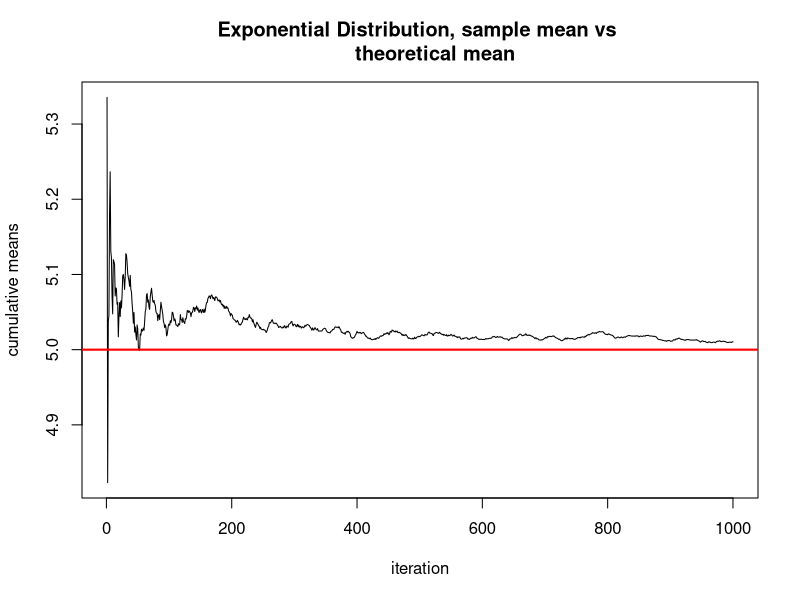
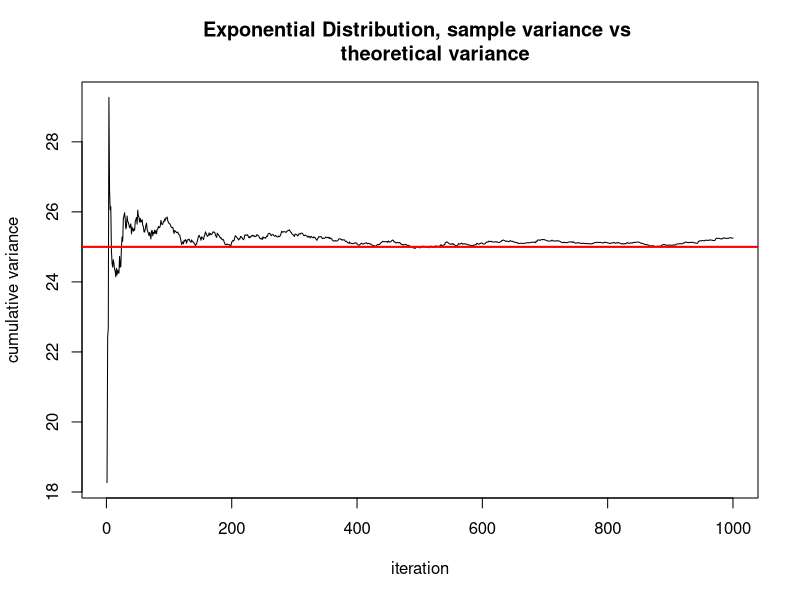
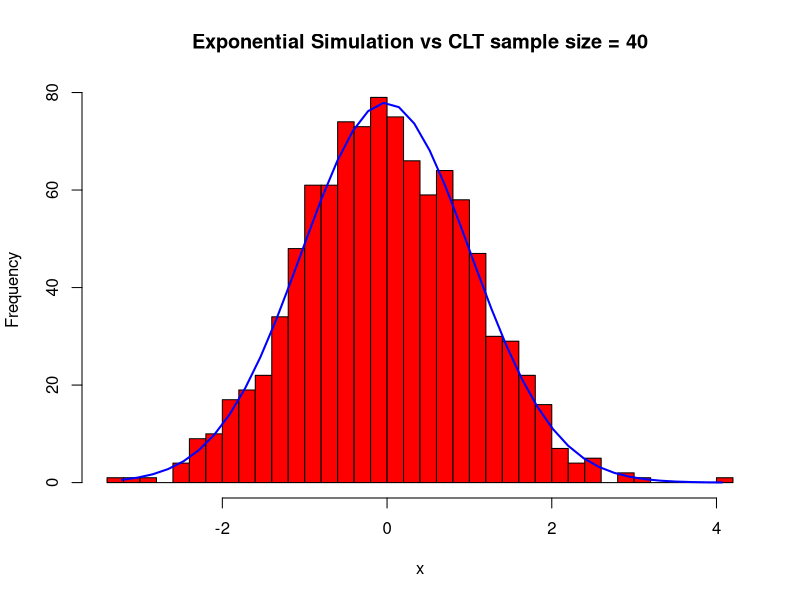
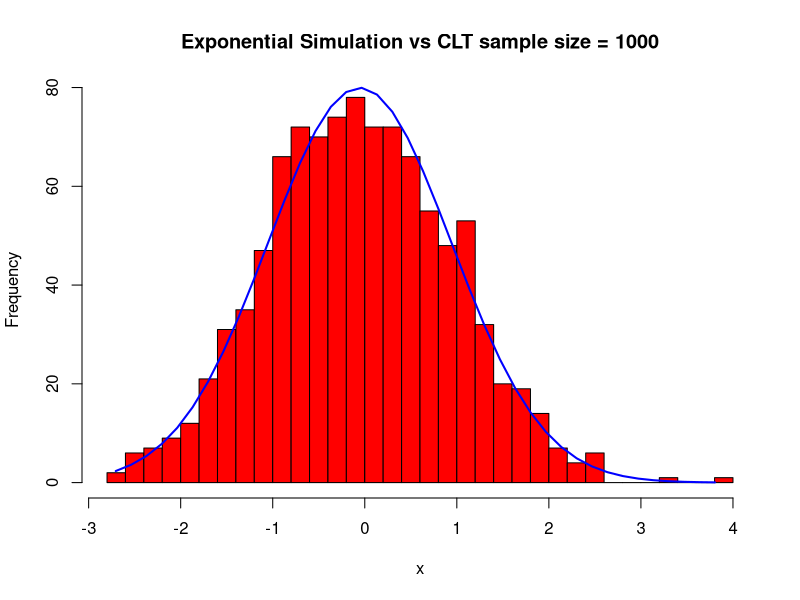

Recreate these plots in R, in order.
## ---- chunk 1
knitr::opts_chunk$set(echo = TRUE)
## ---- chunk 2
lambda <- 0.2
expn <- 100
n <- 1000
meanr <- NULL
meanavg <- NULL
var_exp <- NULL
exp_tonormal <- NULL
var_avg <- NULL
for (i in 1:n) {
  meanr = c(meanr, mean(rexp(expn, lambda)))
  meanavg = c(meanavg, mean(meanr))
  var_exp = c(var_exp, var(rexp(expn, lambda)))
  var_avg = c(var_avg, mean(var_exp))
  SE <- sqrt(var(rexp(expn, lambda))/expn)
  exp_tonormal = c(exp_tonormal,(mean(rexp(expn, lambda))-(1/lambda))/SE)
}

## ---- chunk 3
mean_theo <- 1/lambda
plot(meanavg, type = "l", main = "Exponential Distribution, sample mean vs 
     theoretical mean", ylab = "cumulative means" , xlab = "iteration")
abline(h=mean_theo, lwd = 2, col = "red")
## ---- chunk 4
var_theo <- (1/lambda)^2
plot(var_avg, type = "l", main = "Exponential Distribution, sample variance vs 
     theoretical variance", ylab = "cumulative variance" , xlab = "iteration")
abline(h=var_theo, lwd = 2, col = "red")

## ---- chunk 5
h <- hist(exp_tonormal, breaks=30, col="red", xlab="x", 
   main="Exponential Simulation vs CLT sample size = 40") 
xfit <- seq(min(exp_tonormal), max(exp_tonormal), length = 40)
yfit<-dnorm(xfit,mean=mean(exp_tonormal),sd=sd(exp_tonormal))
yfit <- yfit*diff(h$mids[1:2])*length(exp_tonormal)
lines(xfit, yfit, col = "blue", lwd = 2)
## ---- chunk 6
expn <- 1000
n <- 1000
exp_tonormal <- NULL
for (i in 1:n) {
  SE <- sqrt(var(rexp(expn, lambda))/expn)
  exp_tonormal = c(exp_tonormal,(mean(rexp(expn, lambda))-(1/lambda))/SE)
}
## ---- chunk 7
h <- hist(exp_tonormal, breaks=30, col="red", xlab="x", 
   main="Exponential Simulation vs CLT sample size = 1000") 
xfit <- seq(min(exp_tonormal), max(exp_tonormal), length = 40)
yfit<-dnorm(xfit,mean=mean(exp_tonormal),sd=sd(exp_tonormal))
yfit <- yfit*diff(h$mids[1:2])*length(exp_tonormal)
lines(xfit, yfit, col = "blue", lwd = 2)
